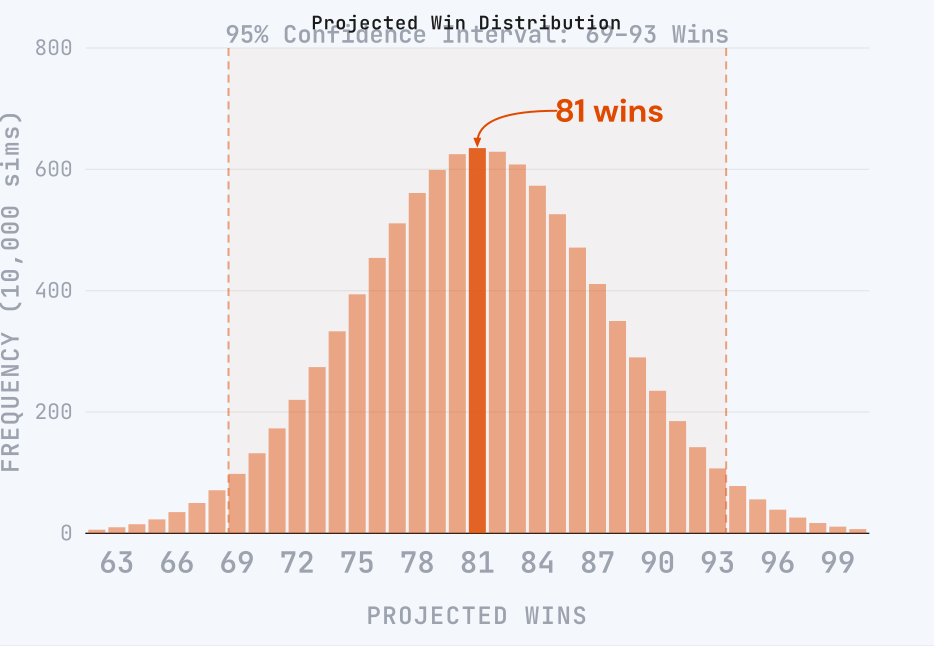
#> input picture src/assets/covers/win-dist-chart-2x.png, 2800 x 1956 px, found by its file name (shown at 1/3 size)
$ python compose-win-dist-2.py
#> lines starting #> are read from the running program, lines starting #| are printed output that depends on the picture; after the words box and inside, x2 and y2 are one past the last pixel; in counts of white or black regions, pixels touching at a corner belong together
#!/usr/bin/env python3
"""Compose win-distribution cover: grayscale chart on colored gradient."""
import numpy as np
from PIL import Image, ImageOps, ImageEnhance

CANVAS_W, CANVAS_H = 1200, 630

# Deep slate/steel gradient
COLOR1 = (28, 32, 42)    # #1c202a
COLOR2 = (72, 90, 112)   # #485a70

def make_gradient(w, h, c1, c2):
    xs = np.arange(w)
    ys = np.arange(h)
    xx, yy = np.meshgrid(xs, ys)
    t = (xx + yy).astype(np.float64) / (w + h - 2)
    pixels = np.zeros((h, w, 3), dtype=np.uint8)
    for ch in range(3):
        pixels[:, :, ch] = (c1[ch] + t * (c2[ch] - c1[ch])).astype(np.uint8)
    return Image.fromarray(pixels, 'RGB')

# Load the 2x chart screenshot
chart = Image.open('/Users/zdalexander/Desktop/birdland-metrics/src/assets/covers/win-dist-chart-2x.png').convert('RGBA')
cw, ch = chart.size
#> cw = 2800; ch = 1956
print(f"Chart size: {cw}x{ch}")
#| Chart size: 2800x1956

# Crop off the top title area ("Projected Win Distribution") since it overlaps
# with the confidence interval text. Keep the CI text and everything below.
# The title is roughly in the top 3% of the image
crop_top = int(ch * 0.095)
#> crop_top = 185
chart = chart.crop((0, crop_top, cw, ch))
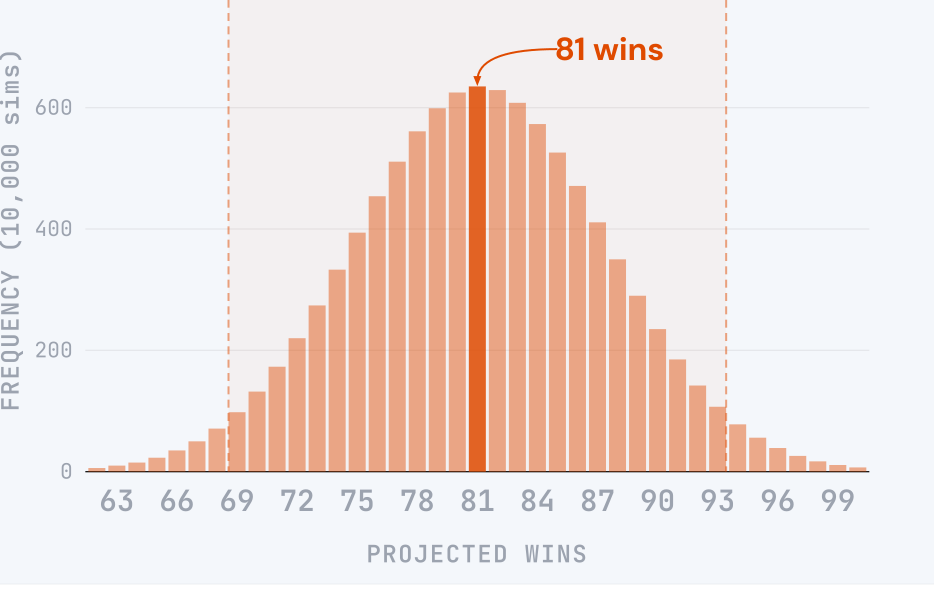
#> chart: PIL image 2800x1771 RGBA (shown at 1/3 size); mean R, G, B, A 240.2, 227.1, 223.1, 255
cw, ch = chart.size
#> ch = 1771
print(f"After top crop: {cw}x{ch}")
#| After top crop: 2800x1771

arr = np.array(chart)

r, g, b, a = arr[:,:,0], arr[:,:,1], arr[:,:,2], arr[:,:,3]
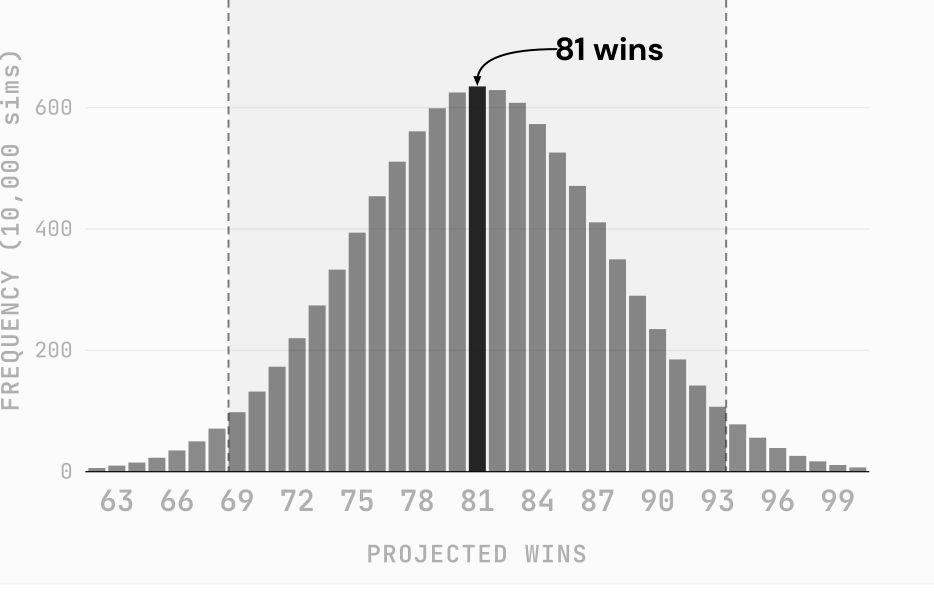
#> b: shape (1771, 2800) (shown at 1/3 size); min 0, max 255, mean 223.1
#> a: shape (1771, 2800); every value is 255
brightness = (r.astype(float) + g.astype(float) + b.astype(float)) / 3

# 1) Remove white/light background
is_bg = (brightness > 200) & (np.abs(r.astype(float) - g.astype(float)) < 30) & (np.abs(g.astype(float) - b.astype(float)) < 30)
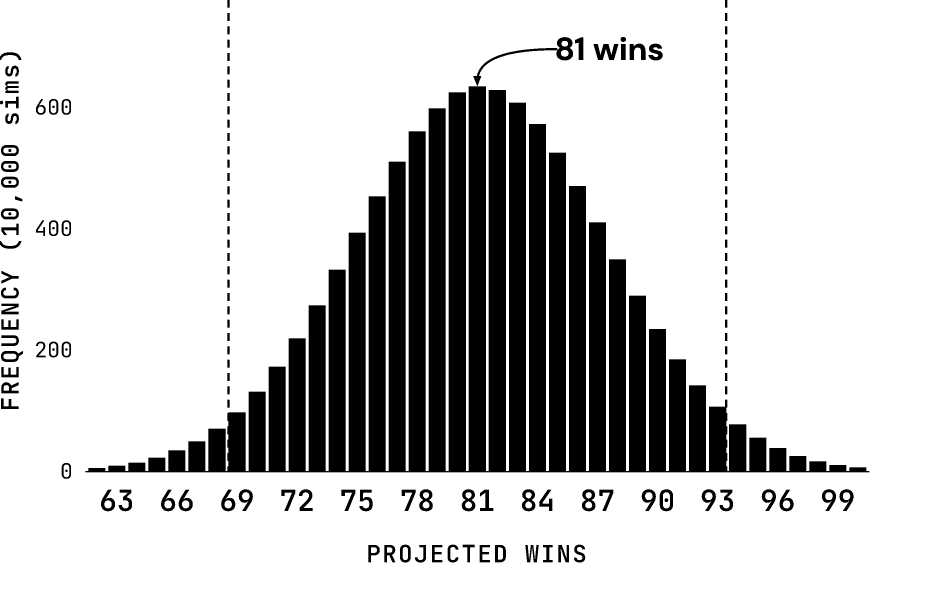
#> is_bg: shape (1771, 2800) bool (shown at 1/3 size); 79.3% white; 152 black regions, largest, box (x1, y1, x2, y2) and area: (256, 259, 2608, 1417) 936731, (1420, 111, 1719, 258) 4378, (1780, 132, 1855, 180) 2069
arr[is_bg, 3] = 0

# 2) Remove the confidence interval shaded region (light beige/tan)
# These are the semi-transparent fill between the dashed lines
is_shaded = (r.astype(float) > 200) & (g.astype(float) > 180) & (b.astype(float) > 170) & (brightness < 240) & (a > 0) & (~is_bg)
#> is_shaded: shape (1771, 2800) bool; 0.19% white in thin lines or dots, all inside (x1, y1, x2, y2) = (505, 0, 2359, 1413)
arr[is_shaded, 3] = 0  # fully transparent — let gradient show through

# 3) Handle grid lines — make them subtle on dark bg
is_grid = (brightness > 190) & (brightness < 250) & (np.abs(r.astype(float) - g.astype(float)) < 15) & (np.abs(g.astype(float) - b.astype(float)) < 15) & (arr[:,:,3] > 0)
#> is_grid: shape (1771, 2800) bool; 0.04% white in thin lines or dots, all inside (x1, y1, x2, y2) = (0, 157, 2561, 1688)
arr[is_grid, 0] = 255
arr[is_grid, 1] = 255
arr[is_grid, 2] = 255
arr[is_grid, 3] = 25

# 4) Lighten dark text (axis labels, tick marks) for dark background
is_dark_text = (brightness < 100) & (np.abs(r.astype(float) - g.astype(float)) < 40) & (np.abs(g.astype(float) - b.astype(float)) < 40) & (arr[:,:,3] > 0)
#> is_dark_text: shape (1771, 2800) bool; 0.11% white in thin lines or dots, all inside (x1, y1, x2, y2) = (256, 1413, 2608, 1417)
arr[is_dark_text, 0] = 210
arr[is_dark_text, 1] = 215
arr[is_dark_text, 2] = 220

# 5) Grayscale orange bars (histogram bars)
is_orange = (r.astype(float) > 150) & (g.astype(float) < 180) & (b.astype(float) < 100) & (arr[:,:,3] > 0) & (~is_bg)
#> is_orange: shape (1771, 2800) bool; 1.4% white; 20 white regions (1 under 20 px), largest, box (x1, y1, x2, y2) and area: (1407, 259, 1457, 1415) 57800, (1670, 112, 1719, 181) 2049, (1781, 132, 1855, 180) 1948
is_peach = (r.astype(float) > 180) & (g.astype(float) > 140) & (g.astype(float) < 215) & (b.astype(float) < 180) & (arr[:,:,3] > 0) & (~is_bg)
#> is_peach: shape (1771, 2800) bool; 17.6% white; 411 white regions (308 under 20 px), largest, box (x1, y1, x2, y2) and area: (1467, 270, 1518, 1413) 57163, (1346, 278, 1397, 1413) 56762, (1527, 309, 1578, 1413) 56304
is_colored = is_orange | is_peach
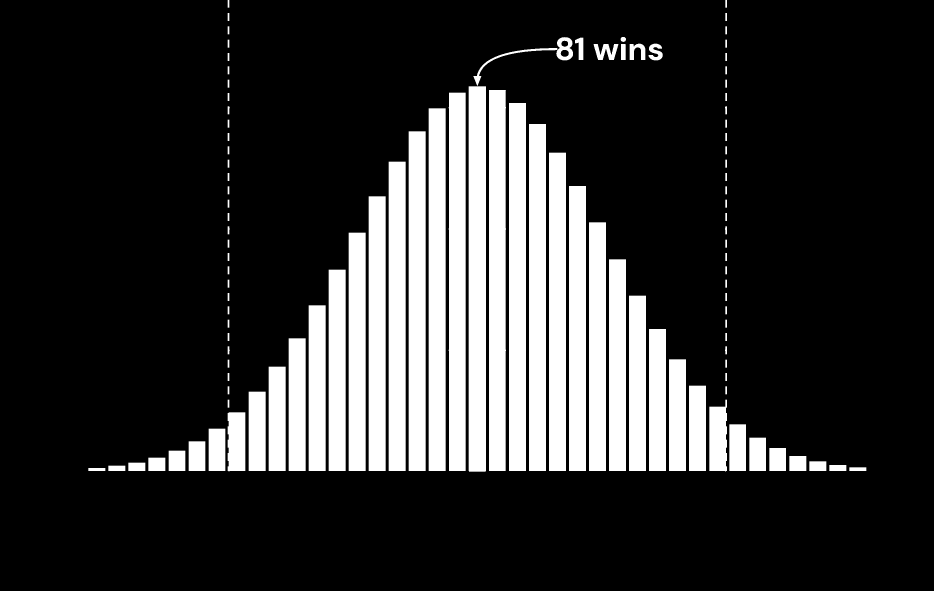
#> is_colored: shape (1771, 2800) bool (shown at 1/3 size); 18.9% white; 107 white regions, largest, box (x1, y1, x2, y2) and area: (1406, 259, 1458, 1415) 60108, (1467, 270, 1518, 1413) 57163, (1346, 278, 1397, 1413) 56762

gray_val = (0.299 * r.astype(float) + 0.587 * g.astype(float) + 0.114 * b.astype(float))
# Boost brightness so bars are clearly visible on dark gradient
gray_val = np.clip(gray_val * 1.2 + 60, 80, 240).astype(np.uint8)

arr[is_colored, 0] = gray_val[is_colored]
arr[is_colored, 1] = gray_val[is_colored]
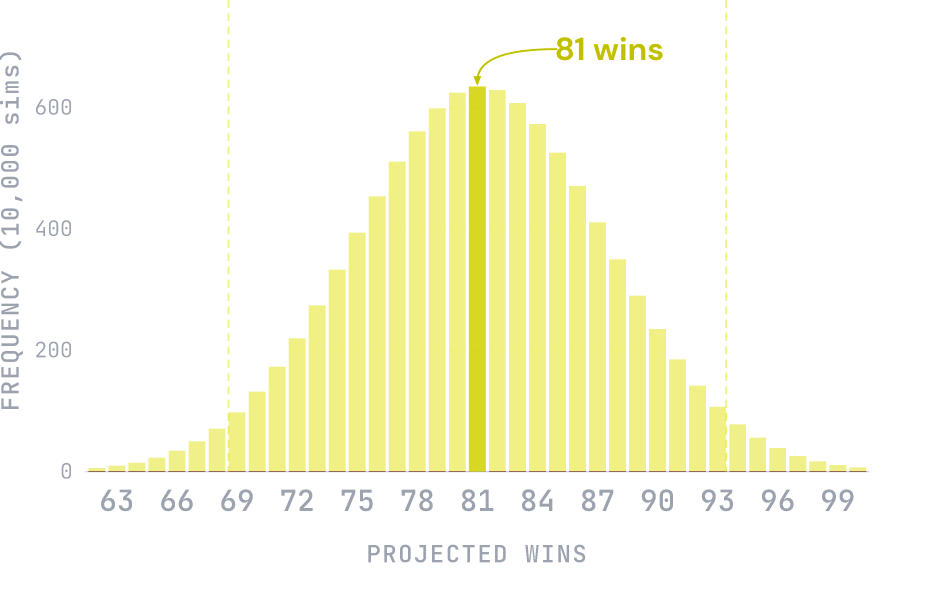
#> arr: shape (1771, 2800, 4) (shown at 1/3 size); mean R, G, B, A 241.3, 242.1, 223.4, 52.2; transparent parts drawn white
arr[is_colored, 2] = gray_val[is_colored]

# 6) Grayscale the dashed CI boundary lines
is_dashed = (r.astype(float) > 180) & (g.astype(float) < 140) & (b.astype(float) < 80) & (arr[:,:,3] > 0) & (~is_bg)
#> is_dashed: shape (1771, 2800) bool; every value is 0
arr[is_dashed, 0] = 170
arr[is_dashed, 1] = 175
arr[is_dashed, 2] = 180

# 7) Grayscale the "81 wins" annotation text and arrow (orange)
# Already covered by is_orange above — the text and arrow are also orange

chart_processed = Image.fromarray(arr, 'RGBA')

# Scale to fit canvas — prioritize showing the full chart height (including x-axis label)
# Scale based on height to ensure nothing is cropped
target_h = CANVAS_H - 50  # 25px padding top + bottom
scale = target_h / ch
#> scale = 0.327
target_w = int(cw * scale)
#> target_w = 916

# If too wide, scale by width instead
if target_w > CANVAS_W - 20:
    target_w = CANVAS_W - 20
    scale = target_w / cw
    target_h = int(ch * scale)

chart_scaled = chart_processed.resize((target_w, target_h), Image.LANCZOS)
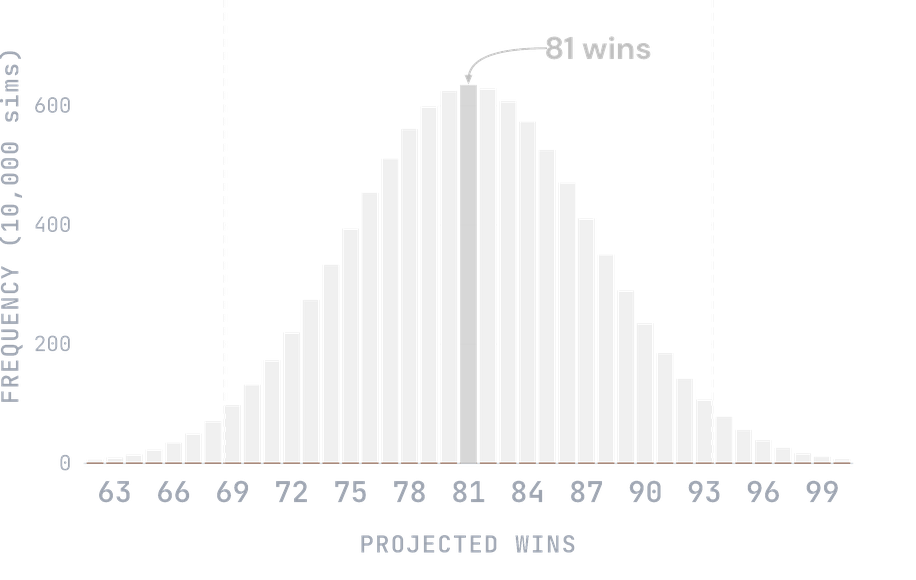
#> chart_scaled: PIL image 916x580 RGBA; mean R, G, B, A 56.7, 56.8, 57.1, 52.2; transparent parts drawn white
print(f"Scaled chart: {target_w}x{target_h}")
#| Scaled chart: 916x580

# Create gradient canvas
canvas = make_gradient(CANVAS_W, CANVAS_H, COLOR1, COLOR2).convert('RGBA')

# Center on canvas
paste_x = (CANVAS_W - target_w) // 2
#> paste_x = 142
paste_y = (CANVAS_H - target_h) // 2

print(f"Pasting at ({paste_x}, {paste_y})")
#| Pasting at (142, 25)
canvas.paste(chart_scaled, (paste_x, paste_y), chart_scaled)
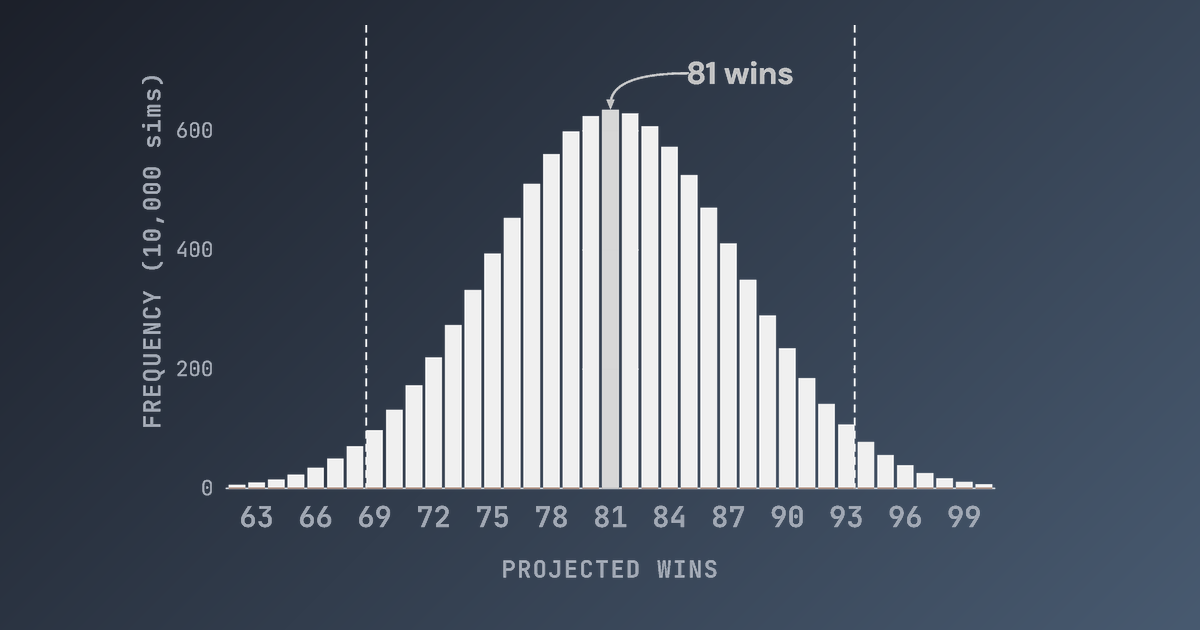
#> canvas: PIL image 1200x630 RGBA; mean R, G, B, A 75.8, 85.2, 98.9, 253.7; transparent parts drawn white

# Save
out = '/Users/zdalexander/Desktop/birdland-metrics/src/assets/covers/win-distribution-cover-1.jpg'
canvas.convert('RGB').save(out, 'JPEG', quality=94)
print(f"Saved: {out}")
